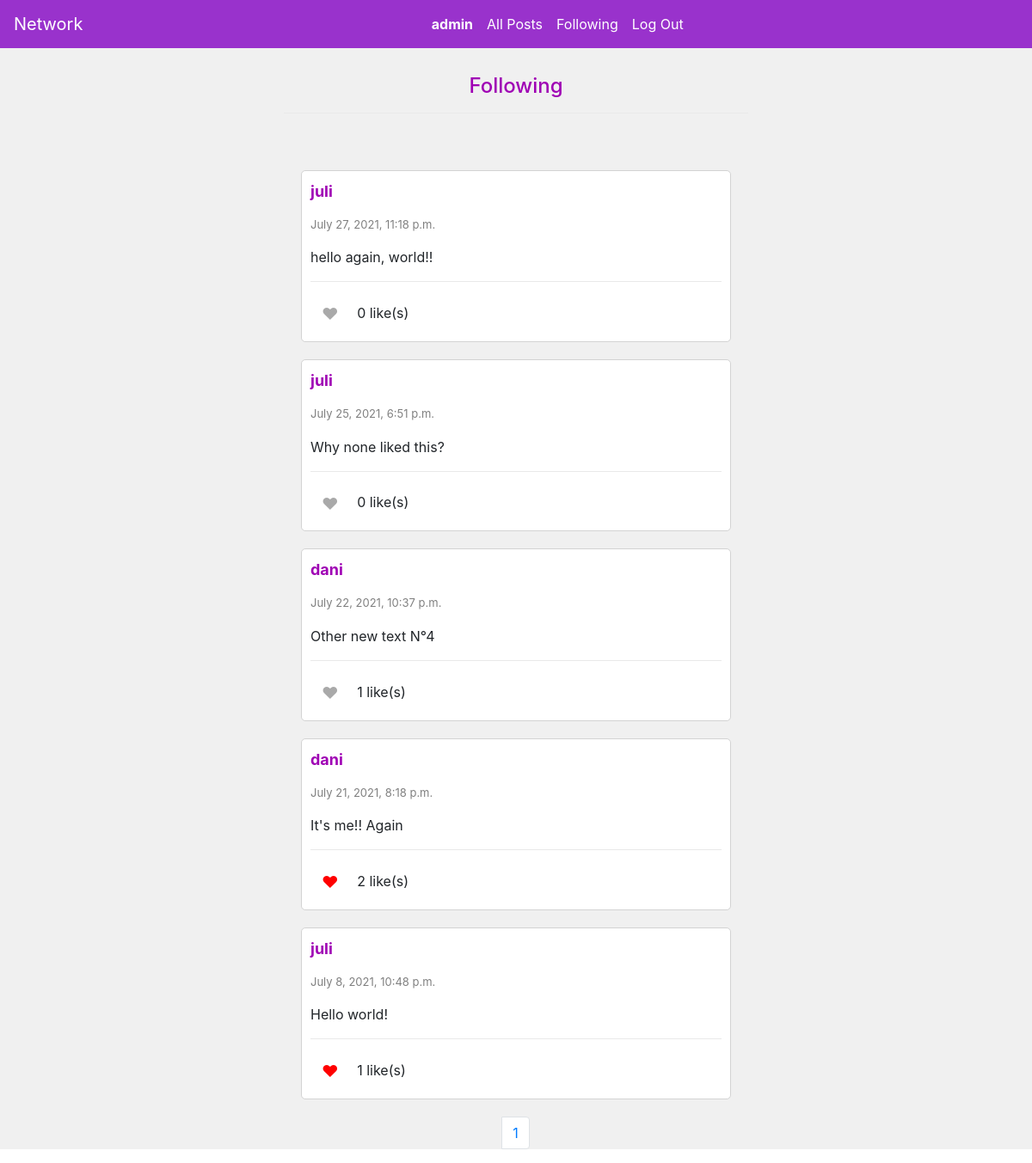
The page /following (signed in) on the database its author committed.
### network/models.py (models this page shows, shortened)
class User(AbstractUser):
    pass

class Post(models.Model):
    user= models.ForeignKey("User", on_delete=models.CASCADE, related_name="posts")
    content= models.TextField(blank=True)
    timestamp = models.DateTimeField(auto_now_add=True)
    likes= models.IntegerField(default=0)

### network/views.py (the view)
# urls.py: path("following", views.following, name="following"),
@login_required
def following(request):
    following = Following.objects.filter(follower= request.user).values('following_id')
    posts= Post.objects.filter(user__in=following).order_by('-timestamp')
    for post in posts:
        post.likes = Like.objects.filter(post=post.id).count()
        post.save()
    if len(following) == 0:
        message= "You are not following anyone yet. Go to your favorite users profiles and start following them so you don't miss a thing!"
    else:
        message= None
    try:
        liked = Like.objects.filter(user=request.user)
        liked_posts= []
        for post in liked:
            liked_post= post.post
            liked_posts.append(liked_post)
    except Like.DoesNotExist:
        liked_posts=[]
    paginator= Paginator(posts, 10)
    page_number= request.GET.get('page')
    page_obj= paginator.get_page(page_number)
    return render(request, "network/following.html", {
        "len_following": len(following),
        "page_obj": page_obj,
        "message": message,
        "liked_posts": liked_posts
    })

### network/templates/network/following.html (shortened to what this page needs)
{% extends "network/layout.html" %}
{% load static %}
{% block body %}
    <div class="profile-info">
        <h4 class="profile-name">Following</h4>
        <hr class="solid" style="color: slateblue;">
    </div>
    <div id="posts-view">
        {% for post in page_obj %}
        <div class="post-container" id="post-{{post.id}}">
            <p name="username" id="username"><a href="{%url 'profile' post.user %}" class="username"><b>{{post.user}}</b></a></p>
            <p class="timestamp">{{post.timestamp}}</p>
            <p class="content" id="post-content-{{post.id}}">{{post.content}}</p>
            <hr class="solid">
            {% if post in liked_posts %}
            <button class="btn mr-1 d-inline-block" style="color: red; font-size: larger;" id="like-btn-{{post.id}}" onclick="like('{{post.id}}')">♥</button>
            {% else %}
            <button class="btn mr-1 d-inline-block" style="color: darkgray; font-size: larger;" id="like-btn-{{post.id}}" onclick="like('{{post.id}}')">♥</button>
            {% endif %}
            <p class="likecount" id="like-count-{{post.id}}" style="display: inline;">{{post.likes}} like(s)</p>
        </div>
        {% endfor %}
    </div>
    {% if len_following != 0 %}
    <div class="text-center">
        <nav aria-label="Page navigation example">
            <ul class="pagination">
              <li class="page-item">
              <li class="page-item"><a class="page-link" href="?page={{ page_obj.number }}">{{ page_obj.number }}</a></li>
              </li>
            </ul>
          </nav>
        </div>
    {% endif %}
{% endblock %}

### network/templates/network/layout.html (shortened to what this page needs)
{% load static %}
<!DOCTYPE html>
<html lang="en">
    <head>
        <link rel="stylesheet" href="https://stackpath.bootstrapcdn.com/bootstrap/4.4.1/css/bootstrap.min.css">
        <link href="{% static 'network/styles.css' %}" rel="stylesheet">
    </head>
    <body>
        <div id="navbar" >
        <nav class="navbar navbar-expand-lg flex-sm-nowrap flex-wrap" id="navbar" style="background-color: darkorchid; margin-bottom: 0px;">
            <a class="navbar-brand" href="#" style="color: white;">Network</a>
            <div class="navbar-collapse collapse flex-grow-1 justify-content-center">
              <ul class="navbar-nav mx-auto">
                {% if user.is_authenticated %}
                    <li class="nav-item">
                        <a class="nav-link" href="{%url 'profile' user.username %}" style="color: white;"><strong>{{ user.username }}</strong></a>
                    </li>
                {% endif %}
                <li class="nav-item">
                  <a class="nav-link" href="{% url 'index' %}" style="color: white;">All Posts</a>
                </li>
                {% if user.is_authenticated %}
                    <li class="nav-item">
                        <a class="nav-link" href="{% url 'following' %}" style="color: white;">Following</a>
                    </li>
                    <li class="nav-item">
                        <a class="nav-link" href="{% url 'logout' %}" style="color: white;">Log Out</a>
                    </li>
                {% endif %}
              </ul>
            </div>
          </nav>
        </div>
        <div class="body">
            {% block body %}
            {% endblock %}
        </div>
    </body>
</html>

### network/static/network/styles.css (style rules this page uses)
.post-container { background-color: white; border-style: solid; border-color: lightgray; border-width: 1px; padding: 10px; margin-left: auto; margin-right: auto; margin-top: 20px; margin-bottom: 20px; border-radius: 5px; width: 500px; overflow:hidden; }
.timestamp { color: gray; font-size: small; }
.username { color:rgb(159, 0, 180); font-size:large; }
.body { background-color: rgb(240, 240, 240); margin-top: 0px; padding-top: 0px; }
.solid { border-top: 1px solid rgb(233, 233, 233); }
.profile-name { color: rgb(159, 0, 180); }
.profile-info { width: 50%; margin-left: auto; margin-right: auto; padding: 30px; text-align: center; }
ul li { display: inline-block; }
.pagination { display: flex; justify-content: center; }

### rows shown on the page
User: username "admin"
Post: user "juli", timestamp "July 27, 2021, 11:18 p.m.", content "hello again, world!!", likes "0"
Post: user "juli", timestamp "July 25, 2021, 6:51 p.m.", content "Why none liked this?", likes "0"
Post: user "dani", timestamp "July 22, 2021, 10:37 p.m.", content "Other new text N°4", likes "1"
Post: user "dani", timestamp "July 21, 2021, 8:18 p.m.", content "It's me!! Again", likes "2"
Post: user "juli", timestamp "July 8, 2021, 10:48 p.m.", content "Hello world!", likes "1"

### other values the page prints
{{ page_obj.number }} "1"
